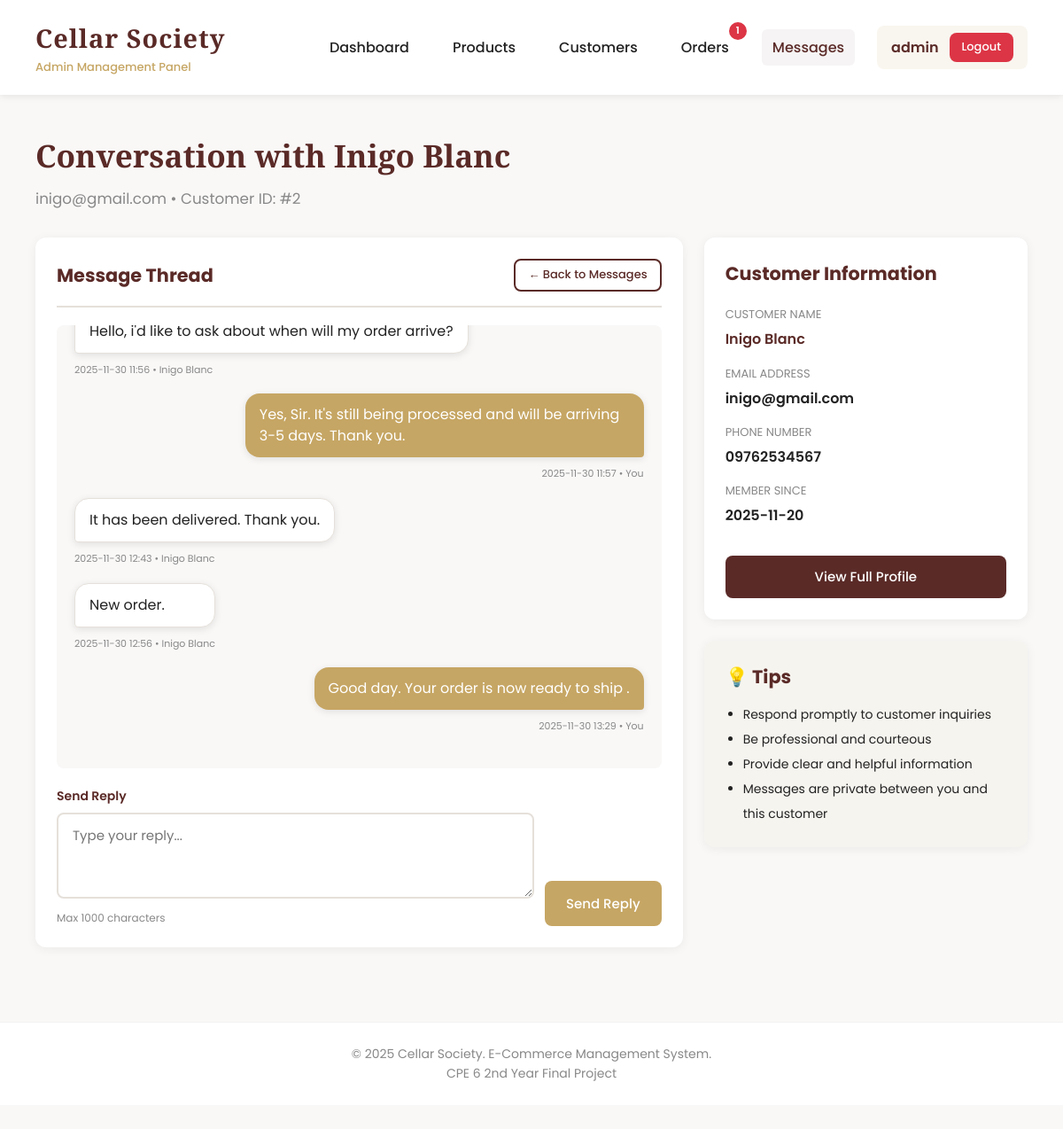
/messages/2 (signed in), run on the app's committed database.
### tables this page shows
CREATE TABLE customers (
        id INTEGER PRIMARY KEY AUTOINCREMENT,
        name TEXT NOT NULL,
        email TEXT UNIQUE NOT NULL,
        password TEXT NOT NULL,
        phone TEXT,
        address TEXT,
        joined_at TIMESTAMP DEFAULT CURRENT_TIMESTAMP
    );

CREATE TABLE messages (
            id INTEGER PRIMARY KEY AUTOINCREMENT,
            customer_id INTEGER NOT NULL,
            sender_type TEXT NOT NULL,
            message TEXT NOT NULL,
            is_read INTEGER DEFAULT 0,
            created_at TIMESTAMP DEFAULT CURRENT_TIMESTAMP,
            FOREIGN KEY (customer_id) REFERENCES customers(id)
        );

### app.py (the view)
@app.route('/messages/<int:customer_id>')
@login_required
def message_thread(customer_id):
    conn = get_db_connection()
    customer = conn.execute('SELECT * FROM customers WHERE id = ?', (customer_id,)).fetchone()
    if not customer:
        flash('Customer not found', 'error')
        conn.close()
        return redirect(url_for('messages'))
    messages = conn.execute('''
        SELECT * FROM messages
        WHERE customer_id = ?
        ORDER BY created_at ASC
    ''', (customer_id,)).fetchall()
    conn.execute('''
        UPDATE messages
        SET is_read = 1
        WHERE customer_id = ? AND sender_type = 'customer' AND is_read = 0
    ''', (customer_id,))
    conn.commit()
    conn.close()
    return render_template('admin/message_thread.html', customer=customer, messages=messages)

### app.py (called while the page is built)
def get_db_connection():
    conn = sqlite3.connect('cellar_society.db')
    conn.row_factory = sqlite3.Row
    return conn

def login_required(f):
    @wraps(f)
    def decorated_function(*args, **kwargs):
        if 'admin_id' not in session:
            flash('Please login first', 'error')
            return redirect(url_for('login'))
        return f(*args, **kwargs)
    return decorated_function

def get_admin_notification_counts():
    conn = get_db_connection()
    pending_orders = conn.execute('''
        SELECT COUNT(*) as count FROM orders
        WHERE status = 'Pending'
    ''').fetchone()['count']
    processing_orders = conn.execute('''
        SELECT COUNT(*) as count FROM orders
        WHERE status = 'Processing'
    ''').fetchone()['count']
    unread_messages = conn.execute('''
        SELECT COUNT(*) as count FROM messages
        WHERE sender_type = 'customer' AND is_read = 0
    ''').fetchone()['count']
    conn.close()
    total = pending_orders + processing_orders + unread_messages
    return {
        'pending_orders': pending_orders,
        'processing_orders': processing_orders,
        'unread_messages': unread_messages,
        'total': total
    }

@app.context_processor
def inject_admin_notifications():
    return {
        'notifications': get_admin_notification_counts()
    }

### templates/admin/message_thread.html (shortened to what this page needs)
{% extends "admin/base.html" %}
{% block content %}
<div class="page-header">
    <h2>Conversation with {{ customer.name }}</h2>
    <p>{{ customer.email }} • Customer ID: #{{ customer.id }}</p>
</div>
<div style="display: grid; grid-template-columns: 2fr 1fr; gap: 24px;">
    <div class="card">
        <div style="display: flex; justify-content: space-between; align-items: center; margin-bottom: 20px; padding-bottom: 16px; border-bottom: 2px solid #e5e0da;">
            <h3 style="color: var(--primary); margin: 0;">Message Thread</h3>
            <a href="{{ url_for('messages') }}" class="btn btn-small ghost">
                ← Back to Messages
            </a>
        </div>
        <div style="background: #f9f8f7; border-radius: 8px; padding: 20px; min-height: 400px; max-height: 500px; overflow-y: auto; margin-bottom: 20px;" id="messageThread">
            {% if messages %}
                {% for msg in messages %}
                    {% if msg.sender_type == 'customer' %}
                        <div style="display: flex; justify-content: flex-start; margin-bottom: 16px;">
                            <div style="max-width: 70%;">
                                <div style="background: white; color: var(--text); padding: 12px 16px; border-radius: 16px 16px 16px 4px; box-shadow: 0 2px 8px rgba(0,0,0,0.1); border: 1px solid #e5e0da;">
                                    <p style="margin: 0; line-height: 1.5;">{{ msg.message }}</p>
                                </div>
                                <div style="margin-top: 4px;">
                                    <small style="color: var(--muted); font-size: 11px;">
                                        {{ msg.created_at[:16] }} • {{ customer.name }}
                                    </small>
                                </div>
                            </div>
                        </div>
                    {% else %}
                        <div style="display: flex; justify-content: flex-end; margin-bottom: 16px;">
                            <div style="max-width: 70%;">
                                <div style="background: var(--accent); color: white; padding: 12px 16px; border-radius: 16px 16px 4px 16px; box-shadow: 0 2px 8px rgba(0,0,0,0.1);">
                                    <p style="margin: 0; line-height: 1.5;">{{ msg.message }}</p>
                                </div>
                                <div style="text-align: right; margin-top: 4px;">
                                    <small style="color: var(--muted); font-size: 11px;">
                                        {{ msg.created_at[:16] }} • You
                                    </small>
                                </div>
                            </div>
                        </div>
                    {% endif %}
                {% endfor %}
            {% else %}
                <div style="text-align: center; padding: 80px 20px;">
                    <div style="font-size: 60px; margin-bottom: 16px;">💬</div>
                    <h3 style="color: var(--primary); margin-bottom: 12px;">No Messages Yet</h3>
                    <p style="color: var(--muted);">Start the conversation by sending a message</p>
                </div>
            {% endif %}
        </div>
        <form method="POST" action="{{ url_for('send_message_to_customer', customer_id=customer.id) }}">
            <div style="display: flex; gap: 12px; align-items: end;">
                <div style="flex: 1;">
                    <label style="display: block; margin-bottom: 8px; color: var(--primary); font-weight: 600; font-size: 14px;">
                        Send Reply
                    </label>
                    <textarea name="message" placeholder="Type your reply..." required maxlength="1000" rows="3"
                              style="width: 100%; padding: 12px 16px; border-radius: 8px; border: 2px solid #e5e0da; font-family: 'Poppins'; font-size: 15px; resize: vertical;"></textarea>
                    <small style="color: var(--muted); font-size: 12px; display: block; margin-top: 4px;">
                        Max 1000 characters
                    </small>
                </div>
                <button type="submit" class="btn accent" style="padding: 14px 24px; height: fit-content;">
                    Send Reply
                </button>
            </div>
        </form>
    </div>
    <div>
        <div class="card">
            <h3 style="color: var(--primary); margin-bottom: 20px;">Customer Information</h3>
            <div style="margin-bottom: 16px;">
                <p style="color: var(--muted); font-size: 13px; margin-bottom: 4px;">CUSTOMER NAME</p>
                <p style="font-weight: 600; color: var(--primary);">{{ customer.name }}</p>
            </div>
            <div style="margin-bottom: 16px;">
                <p style="color: var(--muted); font-size: 13px; margin-bottom: 4px;">EMAIL ADDRESS</p>
                <p style="font-weight: 600;">{{ customer.email }}</p>
            </div>
            <div style="margin-bottom: 16px;">
                <p style="color: var(--muted); font-size: 13px; margin-bottom: 4px;">PHONE NUMBER</p>
                <p style="font-weight: 600;">{{ customer.phone if customer.phone else 'Not provided' }}</p>
            </div>
            <div style="margin-bottom: 16px;">
                <p style="color: var(--muted); font-size: 13px; margin-bottom: 4px;">MEMBER SINCE</p>
                <p style="font-weight: 600;">{{ customer.joined_at[:10] }}</p>
            </div>
            <a href="{{ url_for('customer_detail', customer_id=customer.id) }}" class="btn primary" style="width: 100%; text-align: center; margin-top: 16px;">
                View Full Profile
            </a>
        </div>
        <div class="card" style="background: rgba(198, 166, 100, 0.05);">
            <h3 style="color: var(--primary); margin-bottom: 12px;">💡 Tips</h3>
            <ul style="line-height: 2; color: var(--text); padding-left: 20px; margin: 0; font-size: 14px;">
                <li>Respond promptly to customer inquiries</li>
                <li>Be professional and courteous</li>
                <li>Provide clear and helpful information</li>
                <li>Messages are private between you and this customer</li>
            </ul>
        </div>
    </div>
</div>
{% endblock %}

### templates/admin/base.html (style rules this page uses)
:root { --primary: #5a2a27; --accent: #c6a664; --bg: #f9f8f7; --card-bg: #ffffff; --text: #222; --muted: #888; --success: #28a745; --danger: #dc3545; --warning: #ffc107; }
* { margin: 0; padding: 0; box-sizing: border-box; }
body { font-family: 'Poppins', sans-serif; background: var(--bg); color: var(--text); line-height: 1.6; }
.page-header { margin-bottom: 30px; }
.page-header h2 { font-family: 'Playfair Display', serif; color: var(--primary); font-size: 2.2em; margin-bottom: 8px; }
.page-header p { color: var(--muted); font-size: 1.05em; }
.card { background: var(--card-bg); border-radius: 12px; box-shadow: 0 2px 12px rgba(0,0,0,0.06); padding: 24px; margin-bottom: 24px; }
.card h3 { color: var(--primary); margin-bottom: 16px; font-size: 1.3em; }
.btn { padding: 12px 24px; border: none; border-radius: 8px; cursor: pointer; font-family: 'Poppins'; font-weight: 500; font-size: 15px; transition: all 0.3s; text-decoration: none; display: inline-block; }
.btn.primary { background: var(--primary); color: white; }
.btn.accent { background: var(--accent); color: white; }
.btn.ghost { background: transparent; border: 2px solid var(--primary); color: var(--primary); }
.btn-small { padding: 6px 14px; font-size: 13px; }

### data on the page
customers: name "Inigo Blanc", email "inigo@gmail.com", id "2", phone "09762534567", joined_at "2025-11-20"
messages: message "Hello, i'd like to ask about when will my order arrive?", created_at "2025-11-30 11:56"
messages: message "Yes, Sir. It's still being processed and will be arriving 3-5 days. Thank you.", created_at "2025-11-30 11:57"
messages: message "It has been delivered. Thank you.", created_at "2025-11-30 12:43"
messages: message "New order.", created_at "2025-11-30 12:56"
messages: message "Good day. Your order is now ready to ship .", created_at "2025-11-30 13:29"

### other printed values
{{ notifications.pending_orders + notifications.processing_orders }} "1"
{{ session.admin_username }} "admin"
